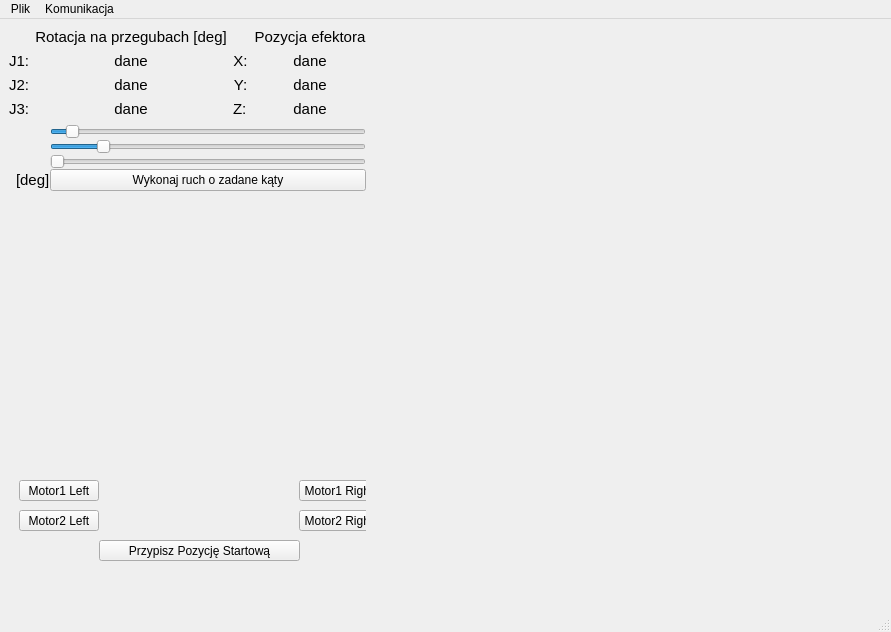
<?xml version="1.0" encoding="UTF-8"?>
<ui version="4.0">
 <class>MainWindow</class>
 <widget class="QMainWindow" name="MainWindow">
  <property name="geometry">
   <rect>
    <x>0</x>
    <y>0</y>
    <width>891</width>
    <height>632</height>
   </rect>
  </property>
  <property name="windowTitle">
   <string>MainWindow</string>
  </property>
  <widget class="QWidget" name="centralwidget">
   <layout class="QGridLayout" name="gridLayout_7" columnstretch="1,2">
    <item row="0" column="0">
     <layout class="QGridLayout" name="gridLayout_6">
      <item row="4" column="0">
       <layout class="QGridLayout" name="gridLayout_4">
        <item row="0" column="0">
         <widget class="QCustomPlot" name="plotYAxis" native="true"/>
        </item>
       </layout>
      </item>
      <item row="2" column="0">
       <layout class="QGridLayout" name="gridLayout_3" rowstretch="0,0,0,0,0" columnstretch="0,0,0">
        <property name="bottomMargin">
         <number>0</number>
        </property>
        <property name="spacing">
         <number>0</number>
        </property>
        <item row="4" column="2">
         <widget class="QPushButton" name="resetViewButton">
          <property name="font">
           <font>
            <pointsize>9</pointsize>
           </font>
          </property>
          <property name="text">
           <string>Wykonaj ruch o zadane kąty</string>
          </property>
          <property name="shortcut">
           <string>R</string>
          </property>
         </widget>
        </item>
        <item row="1" column="2">
         <widget class="QSlider" name="horizontalSlider">
          <property name="minimum">
           <number>-10</number>
          </property>
          <property name="maximum">
           <number>190</number>
          </property>
          <property name="orientation">
           <enum>Qt::Horizontal</enum>
          </property>
         </widget>
        </item>
        <item row="2" column="2">
         <widget class="QSlider" name="horizontalSlider_2">
          <property name="minimum">
           <number>-40</number>
          </property>
          <property name="maximum">
           <number>220</number>
          </property>
          <property name="orientation">
           <enum>Qt::Horizontal</enum>
          </property>
         </widget>
        </item>
        <item row="3" column="2">
         <widget class="QSlider" name="horizontalSlider_3">
          <property name="orientation">
           <enum>Qt::Horizontal</enum>
          </property>
         </widget>
        </item>
        <item row="1" column="0">
         <widget class="QLabel" name="label">
          <property name="text">
           <string/>
          </property>
         </widget>
        </item>
        <item row="4" column="1">
         <widget class="QLabel" name="label_5">
          <property name="font">
           <font>
            <pointsize>11</pointsize>
           </font>
          </property>
          <property name="text">
           <string>[deg]</string>
          </property>
         </widget>
        </item>
       </layout>
      </item>
      <item row="0" column="0">
       <layout class="QGridLayout" name="gridLayout">
        <item row="1" column="0">
         <widget class="QLabel" name="xRotationLabel">
          <property name="sizePolicy">
           <sizepolicy hsizetype="Preferred" vsizetype="Fixed">
            <horstretch>0</horstretch>
            <verstretch>0</verstretch>
           </sizepolicy>
          </property>
          <property name="font">
           <font>
            <pointsize>11</pointsize>
           </font>
          </property>
          <property name="text">
           <string>J1:</string>
          </property>
          <property name="alignment">
           <set>Qt::AlignCenter</set>
          </property>
          <property name="margin">
           <number>5</number>
          </property>
         </widget>
        </item>
        <item row="2" column="0">
         <widget class="QLabel" name="yRotationLabel">
          <property name="sizePolicy">
           <sizepolicy hsizetype="Preferred" vsizetype="Fixed">
            <horstretch>0</horstretch>
            <verstretch>0</verstretch>
           </sizepolicy>
          </property>
          <property name="font">
           <font>
            <pointsize>11</pointsize>
           </font>
          </property>
          <property name="text">
           <string>J2:</string>
          </property>
          <property name="alignment">
           <set>Qt::AlignCenter</set>
          </property>
          <property name="margin">
           <number>5</number>
          </property>
         </widget>
        </item>
        <item row="2" column="3">
         <widget class="QLabel" name="yTranslationValue">
          <property name="sizePolicy">
           <sizepolicy hsizetype="Preferred" vsizetype="Fixed">
            <horstretch>0</horstretch>
            <verstretch>0</verstretch>
           </sizepolicy>
          </property>
          <property name="font">
           <font>
            <pointsize>11</pointsize>
           </font>
          </property>
          <property name="frameShape">
           <enum>QFrame::NoFrame</enum>
          </property>
          <property name="text">
           <string>dane</string>
          </property>
          <property name="alignment">
           <set>Qt::AlignCenter</set>
          </property>
          <property name="margin">
           <number>5</number>
          </property>
         </widget>
        </item>
        <item row="3" column="1">
         <widget class="QLabel" name="zRotationValue">
          <property name="sizePolicy">
           <sizepolicy hsizetype="Preferred" vsizetype="Fixed">
            <horstretch>0</horstretch>
            <verstretch>0</verstretch>
           </sizepolicy>
          </property>
          <property name="font">
           <font>
            <pointsize>11</pointsize>
           </font>
          </property>
          <property name="frameShape">
           <enum>QFrame::NoFrame</enum>
          </property>
          <property name="text">
           <string>dane</string>
          </property>
          <property name="alignment">
           <set>Qt::AlignCenter</set>
          </property>
          <property name="margin">
           <number>5</number>
          </property>
         </widget>
        </item>
        <item row="3" column="3">
         <widget class="QLabel" name="zTranslationValue">
          <property name="sizePolicy">
           <sizepolicy hsizetype="Preferred" vsizetype="Fixed">
            <horstretch>0</horstretch>
            <verstretch>0</verstretch>
           </sizepolicy>
          </property>
          <property name="font">
           <font>
            <pointsize>11</pointsize>
           </font>
          </property>
          <property name="frameShape">
           <enum>QFrame::NoFrame</enum>
          </property>
          <property name="text">
           <string>dane</string>
          </property>
          <property name="alignment">
           <set>Qt::AlignCenter</set>
          </property>
          <property name="margin">
           <number>5</number>
          </property>
         </widget>
        </item>
        <item row="2" column="1">
         <widget class="QLabel" name="yRotationValue">
          <property name="sizePolicy">
           <sizepolicy hsizetype="Preferred" vsizetype="Fixed">
            <horstretch>0</horstretch>
            <verstretch>0</verstretch>
           </sizepolicy>
          </property>
          <property name="font">
           <font>
            <pointsize>11</pointsize>
           </font>
          </property>
          <property name="frameShape">
           <enum>QFrame::NoFrame</enum>
          </property>
          <property name="text">
           <string>dane</string>
          </property>
          <property name="alignment">
           <set>Qt::AlignCenter</set>
          </property>
          <property name="margin">
           <number>5</number>
          </property>
         </widget>
        </item>
        <item row="1" column="3">
         <widget class="QLabel" name="xTranslationValue">
          <property name="sizePolicy">
           <sizepolicy hsizetype="Preferred" vsizetype="Fixed">
            <horstretch>0</horstretch>
            <verstretch>0</verstretch>
           </sizepolicy>
          </property>
          <property name="font">
           <font>
            <pointsize>11</pointsize>
           </font>
          </property>
          <property name="frameShape">
           <enum>QFrame::NoFrame</enum>
          </property>
          <property name="text">
           <string>dane</string>
          </property>
          <property name="alignment">
           <set>Qt::AlignCenter</set>
          </property>
          <property name="margin">
           <number>5</number>
          </property>
         </widget>
        </item>
        <item row="1" column="1">
         <widget class="QLabel" name="xRotationValue">
          <property name="sizePolicy">
           <sizepolicy hsizetype="Preferred" vsizetype="Fixed">
            <horstretch>0</horstretch>
            <verstretch>0</verstretch>
           </sizepolicy>
          </property>
          <property name="font">
           <font>
            <pointsize>11</pointsize>
           </font>
          </property>
          <property name="frameShape">
           <enum>QFrame::NoFrame</enum>
          </property>
          <property name="text">
           <string>dane</string>
          </property>
          <property name="alignment">
           <set>Qt::AlignCenter</set>
          </property>
          <property name="margin">
           <number>5</number>
          </property>
         </widget>
        </item>
        <item row="3" column="0">
         <widget class="QLabel" name="zRotationLabel">
          <property name="sizePolicy">
           <sizepolicy hsizetype="Preferred" vsizetype="Fixed">
            <horstretch>0</horstretch>
            <verstretch>0</verstretch>
           </sizepolicy>
          </property>
          <property name="font">
           <font>
            <pointsize>11</pointsize>
           </font>
          </property>
          <property name="text">
           <string>J3:</string>
          </property>
          <property name="alignment">
           <set>Qt::AlignCenter</set>
          </property>
          <property name="margin">
           <number>5</number>
          </property>
         </widget>
        </item>
        <item row="0" column="3">
         <widget class="QLabel" name="TranslationLabel">
          <property name="sizePolicy">
           <sizepolicy hsizetype="Preferred" vsizetype="Fixed">
            <horstretch>0</horstretch>
            <verstretch>0</verstretch>
           </sizepolicy>
          </property>
          <property name="font">
           <font>
            <pointsize>11</pointsize>
           </font>
          </property>
          <property name="frameShape">
           <enum>QFrame::NoFrame</enum>
          </property>
          <property name="frameShadow">
           <enum>QFrame::Plain</enum>
          </property>
          <property name="lineWidth">
           <number>1</number>
          </property>
          <property name="text">
           <string>Pozycja efektora</string>
          </property>
          <property name="textFormat">
           <enum>Qt::PlainText</enum>
          </property>
          <property name="alignment">
           <set>Qt::AlignCenter</set>
          </property>
          <property name="margin">
           <number>5</number>
          </property>
         </widget>
        </item>
        <item row="0" column="1">
         <widget class="QLabel" name="RotationLabel">
          <property name="sizePolicy">
           <sizepolicy hsizetype="Preferred" vsizetype="Fixed">
            <horstretch>0</horstretch>
            <verstretch>0</verstretch>
           </sizepolicy>
          </property>
          <property name="font">
           <font>
            <pointsize>11</pointsize>
           </font>
          </property>
          <property name="frameShape">
           <enum>QFrame::NoFrame</enum>
          </property>
          <property name="text">
           <string>Rotacja na przegubach [deg]</string>
          </property>
          <property name="textFormat">
           <enum>Qt::PlainText</enum>
          </property>
          <property name="alignment">
           <set>Qt::AlignCenter</set>
          </property>
          <property name="margin">
           <number>5</number>
          </property>
         </widget>
        </item>
        <item row="1" column="2">
         <widget class="QLabel" name="label_2">
          <property name="font">
           <font>
            <pointsize>11</pointsize>
           </font>
          </property>
          <property name="text">
           <string>X:</string>
          </property>
          <property name="alignment">
           <set>Qt::AlignCenter</set>
          </property>
         </widget>
        </item>
        <item row="2" column="2">
         <widget class="QLabel" name="label_3">
          <property name="font">
           <font>
            <pointsize>11</pointsize>
           </font>
          </property>
          <property name="text">
           <string>Y:</string>
          </property>
          <property name="alignment">
           <set>Qt::AlignCenter</set>
          </property>
         </widget>
        </item>
        <item row="3" column="2">
         <widget class="QLabel" name="label_4">
          <property name="font">
           <font>
            <pointsize>11</pointsize>
           </font>
          </property>
          <property name="text">
           <string>Z:</string>
          </property>
          <property name="alignment">
           <set>Qt::AlignJustify|Qt::AlignVCenter</set>
          </property>
         </widget>
        </item>
       </layout>
      </item>
      <item row="3" column="0">
       <layout class="QGridLayout" name="gridLayout_5" rowstretch="0">
        <item row="0" column="0">
         <widget class="QCustomPlot" name="plotXAxis" native="true"/>
        </item>
       </layout>
      </item>
      <item row="5" column="0">
       <layout class="QGridLayout" name="gridLayout_2">
        <item row="0" column="0">
         <widget class="QCustomPlot" name="plotZAxis" native="true">
          <widget class="QPushButton" name="motor1L">
           <property name="geometry">
            <rect>
             <x>10</x>
             <y>10</y>
             <width>80</width>
             <height>21</height>
            </rect>
           </property>
           <property name="text">
            <string>Motor1 Left</string>
           </property>
          </widget>
          <widget class="QPushButton" name="motor1R">
           <property name="geometry">
            <rect>
             <x>290</x>
             <y>10</y>
             <width>80</width>
             <height>21</height>
            </rect>
           </property>
           <property name="text">
            <string>Motor1 Right</string>
           </property>
          </widget>
          <widget class="QPushButton" name="motor2L">
           <property name="geometry">
            <rect>
             <x>10</x>
             <y>40</y>
             <width>80</width>
             <height>21</height>
            </rect>
           </property>
           <property name="text">
            <string>Motor2 Left</string>
           </property>
          </widget>
          <widget class="QPushButton" name="motor2R">
           <property name="geometry">
            <rect>
             <x>290</x>
             <y>40</y>
             <width>80</width>
             <height>21</height>
            </rect>
           </property>
           <property name="text">
            <string>Motor2 Right</string>
           </property>
          </widget>
          <widget class="QPushButton" name="pushButton_5">
           <property name="geometry">
            <rect>
             <x>90</x>
             <y>70</y>
             <width>201</width>
             <height>21</height>
            </rect>
           </property>
           <property name="text">
            <string>Przypisz Pozycję Startową</string>
           </property>
          </widget>
         </widget>
        </item>
       </layout>
      </item>
     </layout>
    </item>
    <item row="0" column="1">
     <widget class="Object_Widget" name="visualizationWidget" native="true"/>
    </item>
   </layout>
  </widget>
  <widget class="QMenuBar" name="menubar">
   <property name="geometry">
    <rect>
     <x>0</x>
     <y>0</y>
     <width>891</width>
     <height>20</height>
    </rect>
   </property>
   <widget class="QMenu" name="menuPlik">
    <property name="title">
     <string>Plik</string>
    </property>
    <addaction name="actionZa_aduj_model"/>
    <addaction name="actionUsu_model"/>
   </widget>
   <widget class="QMenu" name="menuKomunikacja">
    <property name="title">
     <string>Komunikacja</string>
    </property>
    <widget class="QMenu" name="menuWybierz_port">
     <property name="title">
      <string>Wybierz port</string>
     </property>
     <addaction name="separator"/>
    </widget>
    <addaction name="actionStart"/>
    <addaction name="actionStop"/>
    <addaction name="menuWybierz_port"/>
    <addaction name="actionZnajd_port"/>
   </widget>
   <addaction name="menuPlik"/>
   <addaction name="menuKomunikacja"/>
  </widget>
  <widget class="QStatusBar" name="statusbar"/>
  <action name="actionUsu_model">
   <property name="text">
    <string>Usuń model</string>
   </property>
  </action>
  <action name="actionStart">
   <property name="text">
    <string>Start</string>
   </property>
  </action>
  <action name="actionStop">
   <property name="text">
    <string>Stop</string>
   </property>
  </action>
  <action name="actionPrzeszukaj_porty">
   <property name="text">
    <string>Przeszukaj porty</string>
   </property>
  </action>
  <action name="actionZa_aduj_model">
   <property name="text">
    <string>Załaduj model</string>
   </property>
  </action>
  <action name="actionZa_aduj_siatke">
   <property name="text">
    <string>Załaduj siatke</string>
   </property>
  </action>
  <action name="actionZnajd_port">
   <property name="text">
    <string>Znajdź port</string>
   </property>
  </action>
 </widget>
 <customwidgets>
  <customwidget>
   <class>Object_Widget</class>
   <extends>QWidget</extends>
   <header>object_widget.h</header>
   <container>1</container>
  </customwidget>
  <customwidget>
   <class>QCustomPlot</class>
   <extends>QWidget</extends>
   <header>qcustomplot.h</header>
   <container>1</container>
  </customwidget>
 </customwidgets>
 <resources/>
 <connections/>
</ui>
